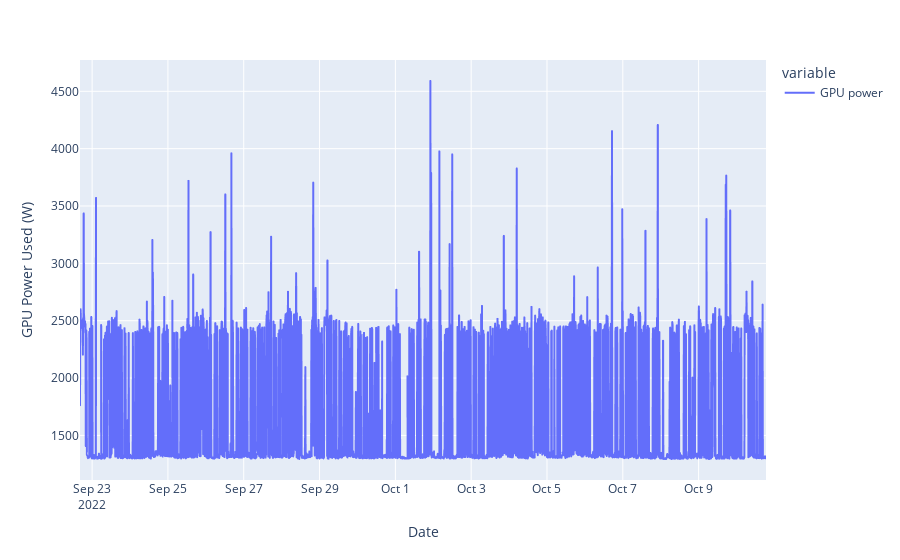

Notebook source saved alongside this figure:
### Code cell
fig1= alllogdf.plot(x="date", y=["GPU power"], kind="line")
fig1.update_layout(
    xaxis_title= "Date",
    yaxis_title="GPU Power Used (W)",
)

### Figure 1 — Plotly figure (JSON) as saved in the notebook; plotly's stock layout.template omitted (floating-point values rounded to 4 significant figures; data arrays with more than 128 entries replaced by an {"elided": "..."} marker saying what was removed)
{"data": [{"hovertemplate": "variable=GPU power<br>date=%{x}<br>value=%{y}<extra></extra>", "legendgroup": "GPU power", "line": {"color": "#636efa", "dash": "solid"}, "marker": {"symbol": "circle"}, "mode": "lines", "name": "GPU power", "showlegend": true, "type": "scattergl", "x": {"elided": "2607 str values"}, "xaxis": "x", "y": {"elided": "2607 float values"}, "yaxis": "y"}], "layout": {"legend": {"title": {"text": "variable"}, "tracegroupgap": 0}, "margin": {"t": 60}, "xaxis": {"anchor": "y", "domain": [0, 1], "title": {"text": "Date"}}, "yaxis": {"anchor": "x", "domain": [0, 1], "title": {"text": "GPU Power Used (W)"}}}}
